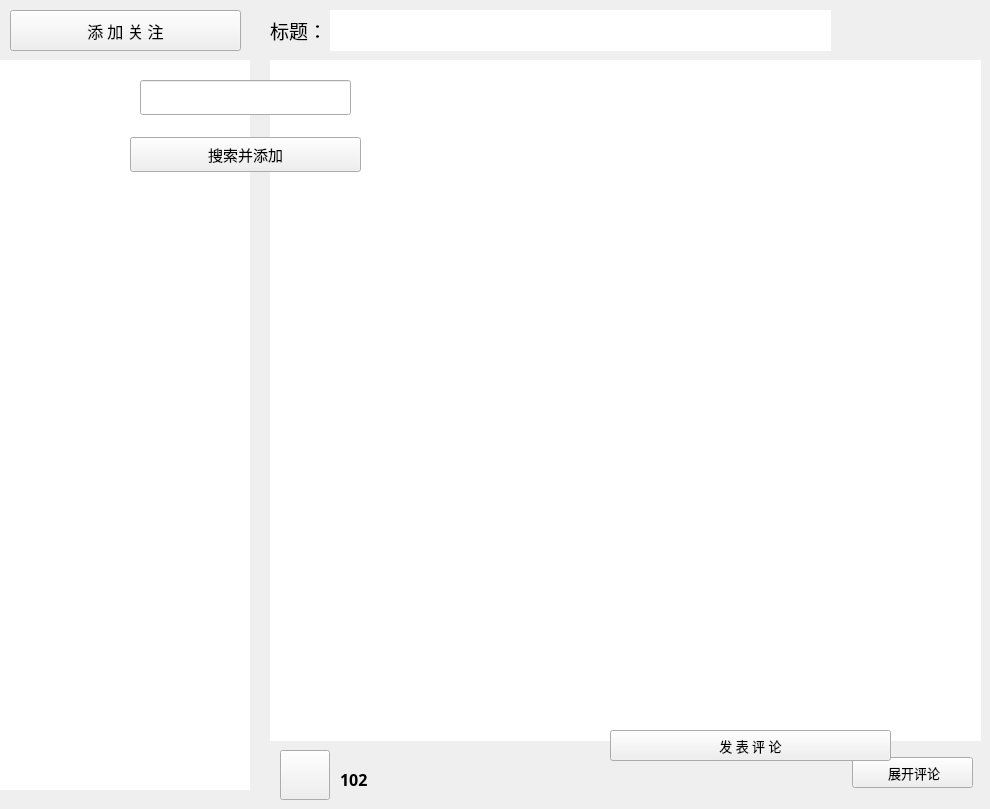
    <widget class="QWidget" name="page2">
     <widget class="QListView" name="p2_list">
      <property name="geometry">
       <rect>
        <x>0</x>
        <y>60</y>
        <width>250</width>
        <height>730</height>
       </rect>
      </property>
      <property name="minimumSize">
       <size>
        <width>250</width>
        <height>730</height>
       </size>
      </property>
      <property name="maximumSize">
       <size>
        <width>250</width>
        <height>730</height>
       </size>
      </property>
      <property name="frameShape">
       <enum>QFrame::NoFrame</enum>
      </property>
     </widget>
     <widget class="QPushButton" name="p2_addfollow">
      <property name="geometry">
       <rect>
        <x>10</x>
        <y>10</y>
        <width>231</width>
        <height>41</height>
       </rect>
      </property>
      <property name="font">
       <font>
        <family>微软雅黑</family>
        <pointsize>12</pointsize>
       </font>
      </property>
      <property name="text">
       <string>添 加 关 注</string>
      </property>
     </widget>
     <widget class="QTextEdit" name="p2_title">
      <property name="geometry">
       <rect>
        <x>330</x>
        <y>10</y>
        <width>501</width>
        <height>41</height>
       </rect>
      </property>
      <property name="font">
       <font>
        <family>微软雅黑</family>
        <pointsize>14</pointsize>
       </font>
      </property>
      <property name="frameShape">
       <enum>QFrame::NoFrame</enum>
      </property>
      <property name="html">
       <string>&lt;!DOCTYPE HTML PUBLIC &quot;-//W3C//DTD HTML 4.0//EN&quot; &quot;http://www.w3.org/TR/REC-html40/strict.dtd&quot;&gt;
&lt;html&gt;&lt;head&gt;&lt;meta name=&quot;qrichtext&quot; content=&quot;1&quot; /&gt;&lt;style type=&quot;text/css&quot;&gt;
p, li { white-space: pre-wrap; }
&lt;/style&gt;&lt;/head&gt;&lt;body style=&quot; font-family:'微软雅黑'; font-size:14pt; font-weight:400; font-style:normal;&quot;&gt;
&lt;p style=&quot;-qt-paragraph-type:empty; margin-top:0px; margin-bottom:0px; margin-left:0px; margin-right:0px; -qt-block-indent:0; text-indent:0px;&quot;&gt;&lt;br /&gt;&lt;/p&gt;&lt;/body&gt;&lt;/html&gt;</string>
      </property>
     </widget>
     <widget class="QTextEdit" name="p2_text">
      <property name="geometry">
       <rect>
        <x>270</x>
        <y>60</y>
        <width>711</width>
        <height>681</height>
       </rect>
      </property>
      <property name="font">
       <font>
        <family>微软雅黑</family>
        <pointsize>11</pointsize>
       </font>
      </property>
      <property name="frameShape">
       <enum>QFrame::NoFrame</enum>
      </property>
      <property name="html">
       <string>&lt;!DOCTYPE HTML PUBLIC &quot;-//W3C//DTD HTML 4.0//EN&quot; &quot;http://www.w3.org/TR/REC-html40/strict.dtd&quot;&gt;
&lt;html&gt;&lt;head&gt;&lt;meta name=&quot;qrichtext&quot; content=&quot;1&quot; /&gt;&lt;style type=&quot;text/css&quot;&gt;
p, li { white-space: pre-wrap; }
&lt;/style&gt;&lt;/head&gt;&lt;body style=&quot; font-family:'微软雅黑'; font-size:11pt; font-weight:400; font-style:normal;&quot;&gt;
&lt;p style=&quot;-qt-paragraph-type:empty; margin-top:0px; margin-bottom:0px; margin-left:0px; margin-right:0px; -qt-block-indent:0; text-indent:0px;&quot;&gt;&lt;br /&gt;&lt;/p&gt;&lt;/body&gt;&lt;/html&gt;</string>
      </property>
     </widget>
     <widget class="QLabel" name="p2_title1">
      <property name="geometry">
       <rect>
        <x>270</x>
        <y>10</y>
        <width>61</width>
        <height>41</height>
       </rect>
      </property>
      <property name="font">
       <font>
        <family>微软雅黑</family>
        <pointsize>14</pointsize>
        <weight>50</weight>
        <bold>false</bold>
       </font>
      </property>
      <property name="text">
       <string>标题：</string>
      </property>
     </widget>
     <widget class="QListView" name="p2_listnotes">
      <property name="geometry">
       <rect>
        <x>0</x>
        <y>60</y>
        <width>250</width>
        <height>730</height>
       </rect>
      </property>
      <property name="minimumSize">
       <size>
        <width>250</width>
        <height>730</height>
       </size>
      </property>
      <property name="maximumSize">
       <size>
        <width>250</width>
        <height>730</height>
       </size>
      </property>
      <property name="frameShape">
       <enum>QFrame::NoFrame</enum>
      </property>
     </widget>
     <widget class="QWidget" name="addfollow" native="true">
      <property name="geometry">
       <rect>
        <x>120</x>
        <y>40</y>
        <width>251</width>
        <height>181</height>
       </rect>
      </property>
      <widget class="QLabel" name="p2_addbg">
       <property name="geometry">
        <rect>
         <x>0</x>
         <y>0</y>
         <width>250</width>
         <height>180</height>
        </rect>
       </property>
       <property name="minimumSize">
        <size>
         <width>250</width>
         <height>180</height>
        </size>
       </property>
       <property name="maximumSize">
        <size>
         <width>250</width>
         <height>180</height>
        </size>
       </property>
       <property name="text">
        <string/>
       </property>
      </widget>
      <widget class="QPushButton" name="p2_addsure">
       <property name="geometry">
        <rect>
         <x>10</x>
         <y>97</y>
         <width>231</width>
         <height>35</height>
        </rect>
       </property>
       <property name="minimumSize">
        <size>
         <width>0</width>
         <height>35</height>
        </size>
       </property>
       <property name="maximumSize">
        <size>
         <width>16777215</width>
         <height>35</height>
        </size>
       </property>
       <property name="font">
        <font>
         <family>微软雅黑</family>
         <pointsize>11</pointsize>
        </font>
       </property>
       <property name="text">
        <string>搜索并添加</string>
       </property>
      </widget>
      <widget class="QLineEdit" name="p2_addusername">
       <property name="geometry">
        <rect>
         <x>20</x>
         <y>40</y>
         <width>211</width>
         <height>35</height>
        </rect>
       </property>
       <property name="minimumSize">
        <size>
         <width>0</width>
         <height>35</height>
        </size>
       </property>
       <property name="maximumSize">
        <size>
         <width>16777215</width>
         <height>35</height>
        </size>
       </property>
       <property name="font">
        <font>
         <family>微软雅黑</family>
         <pointsize>11</pointsize>
        </font>
       </property>
       <property name="text">
        <string/>
       </property>
       <property name="alignment">
        <set>Qt::AlignCenter</set>
       </property>
      </widget>
      <widget class="QLabel" name="p2_addtip">
       <property name="geometry">
        <rect>
         <x>10</x>
         <y>140</y>
         <width>231</width>
         <height>31</height>
        </rect>
       </property>
       <property name="font">
        <font>
         <family>微软雅黑</family>
         <pointsize>9</pointsize>
        </font>
       </property>
       <property name="text">
        <string/>
       </property>
       <property name="alignment">
        <set>Qt::AlignCenter</set>
       </property>
      </widget>
     </widget>
     <widget class="QPushButton" name="p2_good">
      <property name="geometry">
       <rect>
        <x>280</x>
        <y>750</y>
        <width>50</width>
        <height>50</height>
       </rect>
      </property>
      <property name="minimumSize">
       <size>
        <width>50</width>
        <height>50</height>
       </size>
      </property>
      <property name="maximumSize">
       <size>
        <width>50</width>
        <height>50</height>
       </size>
      </property>
      <property name="text">
       <string/>
      </property>
     </widget>
     <widget class="QPushButton" name="p2_comment">
      <property name="geometry">
       <rect>
        <x>852</x>
        <y>757</y>
        <width>121</width>
        <height>31</height>
       </rect>
      </property>
      <property name="font">
       <font>
        <family>微软雅黑</family>
        <pointsize>10</pointsize>
       </font>
      </property>
      <property name="text">
       <string> 展开评论</string>
      </property>
     </widget>
     <widget class="QLabel" name="p2_good1">
      <property name="geometry">
       <rect>
        <x>340</x>
        <y>764</y>
        <width>81</width>
        <height>31</height>
       </rect>
      </property>
      <property name="font">
       <font>
        <family>微软雅黑</family>
        <pointsize>12</pointsize>
        <weight>75</weight>
        <bold>true</bold>
       </font>
      </property>
      <property name="text">
       <string>102</string>
      </property>
     </widget>
     <widget class="QWidget" name="p2_widget" native="true">
      <property name="geometry">
       <rect>
        <x>600</x>
        <y>370</y>
        <width>300</width>
        <height>400</height>
       </rect>
      </property>
      <property name="minimumSize">
       <size>
        <width>300</width>
        <height>400</height>
       </size>
      </property>
      <property name="maximumSize">
       <size>
        <width>300</width>
        <height>400</height>
       </size>
      </property>
      <widget class="QLabel" name="p2_bg">
       <property name="geometry">
        <rect>
         <x>0</x>
         <y>0</y>
         <width>300</width>
         <height>400</height>
        </rect>
       </property>
       <property name="minimumSize">
        <size>
         <width>300</width>
         <height>400</height>
        </size>
       </property>
       <property name="maximumSize">
        <size>
         <width>300</width>
         <height>400</height>
        </size>
       </property>
       <property name="text">
        <string/>
       </property>
      </widget>
      <widget class="QPushButton" name="comment_sure">
       <property name="geometry">
        <rect>
         <x>10</x>
         <y>360</y>
         <width>281</width>
         <height>31</height>
        </rect>
       </property>
       <property name="font">
        <font>
         <family>微软雅黑</family>
         <pointsize>10</pointsize>
        </font>
       </property>
       <property name="text">
        <string>发 表 评 论</string>
       </property>
      </widget>
      <widget class="QTextBrowser" name="comment_text">
       <property name="geometry">
        <rect>
         <x>10</x>
         <y>10</y>
         <width>281</width>
         <height>251</height>
        </rect>
       </property>
       <property name="font">
        <font>
         <family>微软雅黑</family>
         <pointsize>11</pointsize>
        </font>
       </property>
       <property name="frameShape">
        <enum>QFrame::NoFrame</enum>
       </property>
       <property name="html">
        <string>&lt;!DOCTYPE HTML PUBLIC &quot;-//W3C//DTD HTML 4.0//EN&quot; &quot;http://www.w3.org/TR/REC-html40/strict.dtd&quot;&gt;
&lt;html&gt;&lt;head&gt;&lt;meta name=&quot;qrichtext&quot; content=&quot;1&quot; /&gt;&lt;style type=&quot;text/css&quot;&gt;
p, li { white-space: pre-wrap; }
&lt;/style&gt;&lt;/head&gt;&lt;body style=&quot; font-family:'微软雅黑'; font-size:11pt; font-weight:400; font-style:normal;&quot;&gt;
&lt;p style=&quot;-qt-paragraph-type:empty; margin-top:0px; margin-bottom:0px; margin-left:0px; margin-right:0px; -qt-block-indent:0; text-indent:0px; font-size:10pt;&quot;&gt;&lt;br /&gt;&lt;/p&gt;&lt;/body&gt;&lt;/html&gt;</string>
       </property>
      </widget>
      <widget class="QTextEdit" name="comment_edit">
       <property name="geometry">
        <rect>
         <x>10</x>
         <y>270</y>
         <width>281</width>
         <height>87</height>
        </rect>
       </property>
       <property name="font">
        <font>
         <family>微软雅黑</family>
         <pointsize>10</pointsize>
        </font>
       </property>
       <property name="frameShape">
        <enum>QFrame::NoFrame</enum>
       </property>
      </widget>
     </widget>
    </widget>
